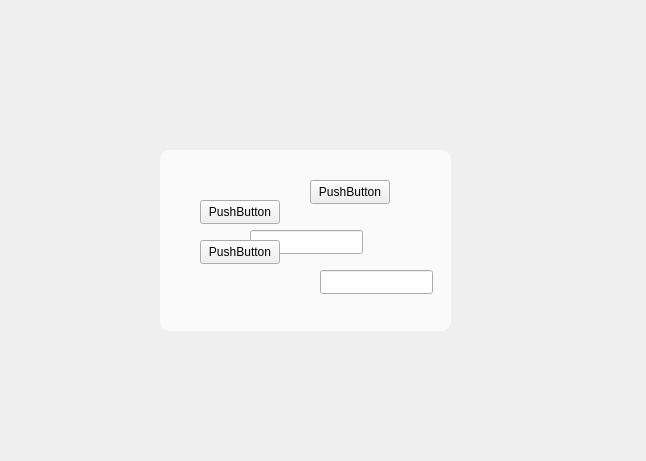
<?xml version="1.0" encoding="UTF-8"?>
<ui version="4.0">
 <class>LoginWindow</class>
 <widget class="QMainWindow" name="LoginWindow">
  <property name="geometry">
   <rect>
    <x>0</x>
    <y>0</y>
    <width>646</width>
    <height>461</height>
   </rect>
  </property>
  <property name="windowTitle">
   <string>MainWindow</string>
  </property>
  <property name="styleSheet">
   <string notr="true">background-image: url(:/images/login.jpg);
background-repeat: no-repeat;
background-position: center;
</string>
  </property>
  <widget class="QWidget" name="LoginWindow_2">
   <property name="styleSheet">
    <string notr="true"/>
   </property>
   <widget class="QFrame" name="loginPanel">
    <property name="geometry">
     <rect>
      <x>160</x>
      <y>150</y>
      <width>291</width>
      <height>181</height>
     </rect>
    </property>
    <property name="styleSheet">
     <string notr="true">QFrame {
    background-color: rgba(255, 255, 255, 180); 
    border-radius: 10px;
}</string>
    </property>
    <property name="frameShape">
     <enum>QFrame::Shape::StyledPanel</enum>
    </property>
    <property name="frameShadow">
     <enum>QFrame::Shadow::Raised</enum>
    </property>
    <widget class="QLineEdit" name="usernameEdit">
     <property name="geometry">
      <rect>
       <x>90</x>
       <y>80</y>
       <width>113</width>
       <height>24</height>
      </rect>
     </property>
    </widget>
    <widget class="QLineEdit" name="passwordEdit">
     <property name="geometry">
      <rect>
       <x>160</x>
       <y>120</y>
       <width>113</width>
       <height>24</height>
      </rect>
     </property>
    </widget>
    <widget class="QPushButton" name="loginButton">
     <property name="geometry">
      <rect>
       <x>40</x>
       <y>50</y>
       <width>80</width>
       <height>24</height>
      </rect>
     </property>
     <property name="text">
      <string>PushButton</string>
     </property>
    </widget>
    <widget class="QPushButton" name="goToSignupButton">
     <property name="geometry">
      <rect>
       <x>40</x>
       <y>90</y>
       <width>80</width>
       <height>24</height>
      </rect>
     </property>
     <property name="text">
      <string>PushButton</string>
     </property>
    </widget>
    <widget class="QPushButton" name="forgotPasswordButton">
     <property name="geometry">
      <rect>
       <x>150</x>
       <y>30</y>
       <width>80</width>
       <height>24</height>
      </rect>
     </property>
     <property name="text">
      <string>PushButton</string>
     </property>
    </widget>
   </widget>
  </widget>
 </widget>
 <resources/>
 <connections/>
</ui>
